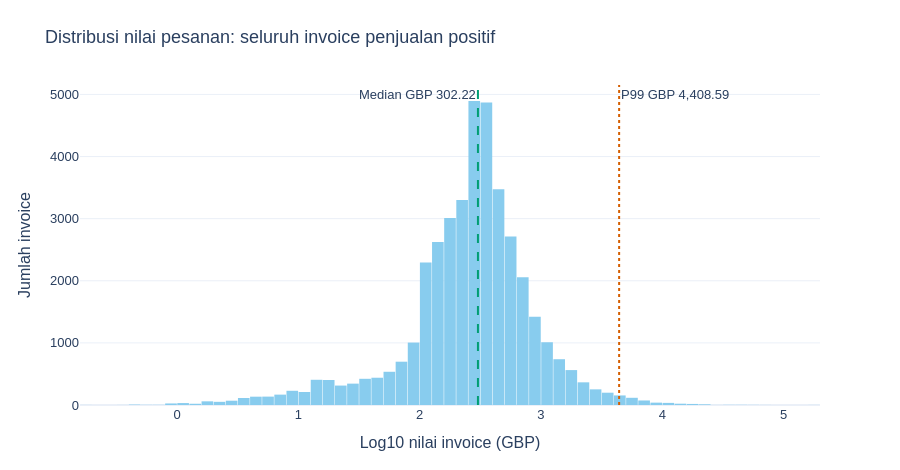

The cell this chart's notebook holds for it:
### Code cell
# Visualisasi 2: seluruh invoice, termasuk pesanan ekstrem.
median_invoice = invoices['NilaiInvoice'].median()
p99_invoice = invoices['NilaiInvoice'].quantile(0.99, interpolation='linear')
fig2 = px.histogram(invoices.select('Log10Nilai'), x='Log10Nilai', nbins=70,
                    labels={'Log10Nilai': 'Log10 nilai invoice (GBP)'},
                    title='Distribusi nilai pesanan: seluruh invoice penjualan positif')
fig2.add_vline(x=math.log10(median_invoice), line_dash='dash', line_color='#009E73',
               annotation_text=f'Median GBP {median_invoice:,.2f}', annotation_position='top left')
fig2.add_vline(x=math.log10(p99_invoice), line_dash='dot', line_color='#D55E00',
               annotation_text=f'P99 GBP {p99_invoice:,.2f}', annotation_position='top right')
fig2.update_layout(yaxis_title='Jumlah invoice', bargap=0.04, height=470)
tampilkan(fig2, '03_02_distribusi_invoice')

### Figure 1 — Plotly figure (JSON) as saved in the notebook; plotly's stock layout.template omitted (floating-point values rounded to 4 significant figures; data arrays with more than 128 entries replaced by an {"elided": "..."} marker saying what was removed)
{"data": [{"bingroup": "x", "hovertemplate": "Log10 nilai invoice (GBP)=%{x}<br>count=%{y}<extra></extra>", "legendgroup": "", "marker": {"color": "rgb(136, 204, 238)", "pattern": {"shape": ""}}, "name": "", "nbinsx": 70, "orientation": "v", "showlegend": false, "type": "histogram", "x": {"elided": "40077 float values"}, "xaxis": "x", "yaxis": "y"}], "layout": {"annotations": [{"showarrow": false, "text": "Median GBP 302.22", "x": 2.48, "xanchor": "right", "xref": "x", "y": 1, "yanchor": "top", "yref": "y domain"}, {"showarrow": false, "text": "P99 GBP 4,408.59", "x": 3.644, "xanchor": "left", "xref": "x", "y": 1, "yanchor": "top", "yref": "y domain"}], "bargap": 0.04, "barmode": "relative", "font": {"family": "Arial", "size": 13}, "height": 470, "legend": {"tracegroupgap": 0}, "margin": {"b": 65, "t": 85}, "shapes": [{"line": {"color": "#009E73", "dash": "dash"}, "type": "line", "x0": 2.48, "x1": 2.48, "xref": "x", "y0": 0, "y1": 1, "yref": "y domain"}, {"line": {"color": "#D55E00", "dash": "dot"}, "type": "line", "x0": 3.644, "x1": 3.644, "xref": "x", "y0": 0, "y1": 1, "yref": "y domain"}], "title": {"text": "Distribusi nilai pesanan: seluruh invoice penjualan positif"}, "xaxis": {"anchor": "y", "domain": [0, 1], "title": {"text": "Log10 nilai invoice (GBP)"}}, "yaxis": {"anchor": "x", "domain": [0, 1], "title": {"text": "Jumlah invoice"}}}}
